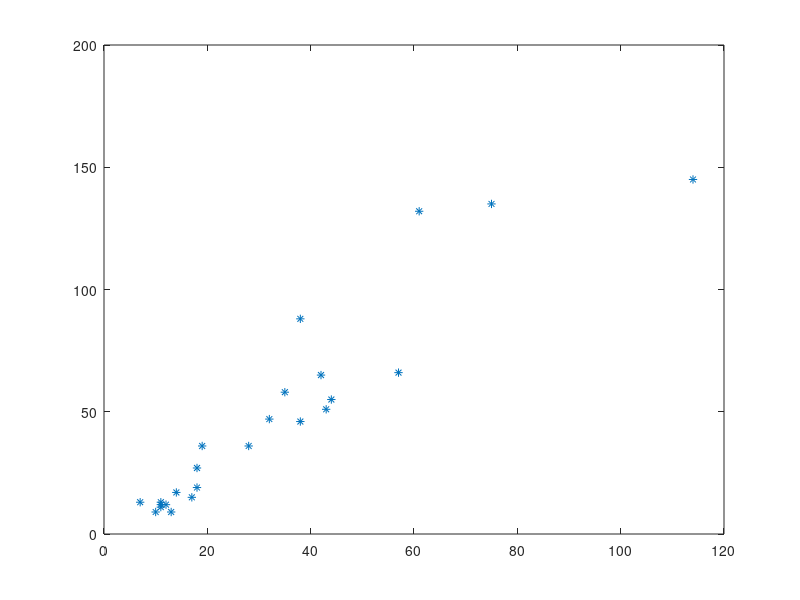

Write MATLAB code to recreate this figure. (Note: this script raises an error after producing the figure.)
clc 
clear

load count

x = count(:,1);
y = count(:,2);

plot(x, y, "*");

X = [ones(size(x,1),1),x];

theta = [0,0];

[theta, J_hist] = gradientDescent(X, y , theta, 0.001, 100);
plot(J_hist);
